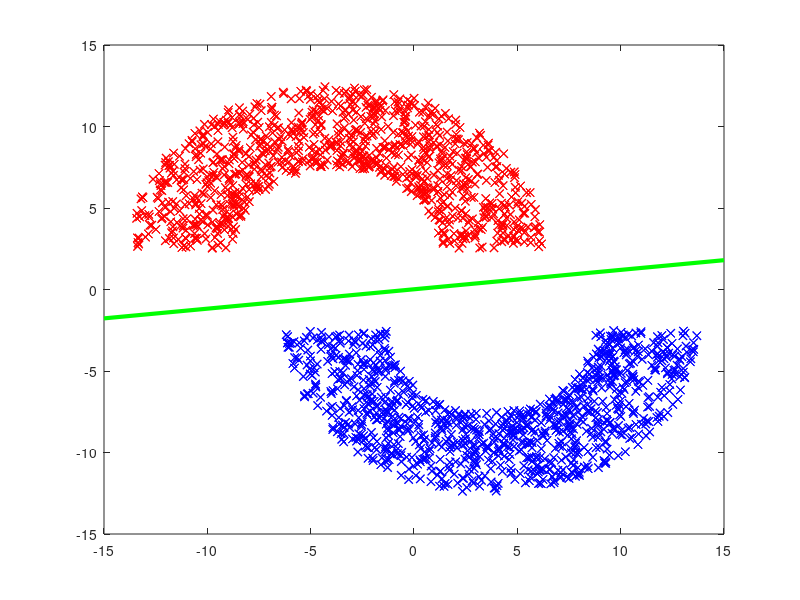

This figure's MATLAB source:
#!/usr/bin/env octave
## problem_3_1_b.m
## Mac Radigan

  FORCES__SCRIPT_FILE=1;
  ux=false;

  function do_plot(ux, rad, thk, c1, c2, x1, x2, w)

    if ux
      show = 'on';
      save = false;
    else
      show = 'off';
      save = true;
    end

    %% plot input dataset
    ax = figure(30112);
    set(ax, 'visible', show);
      plot(x1(c1), x2(c1), 'rx');
      hold on;
      plot(x1(c2), x2(c2), 'bx');
      hold on;

    %% plot input dataset
    ax = figure(30112);
    set(ax, 'visible', show);
      plot(x1(c1), x2(c1), 'rx');
      hold on;
      plot(x1(c2), x2(c2), 'bx');
      hold on;

    %% plot final hypothesis, g(x)
    ext = rad + thk;
    m = -w(2)/w(3);
    b = -w(1)/w(3);
    dx1 = linspace(-ext, ext, 2);
    dx2 = m * dx1 + b;
    ax = figure(30112);
    set(ax, 'visible', show);
      plot(dx1, dx2, 'Color', 'green', 'LineWidth', 3);
      hold off;

    drawnow();
  
    if save
      saveas(ax, 'figures/p3.1b.png');
    end
  
  end % function mytest

  N   = 2e3;  % number of training samples
  rad = 10;   % radius of semi-circle
  thk =  5;   % thickness of semi-circle
  sep =  5;   % separation between semi-circles

  %% uniformly distributed data
  z = (rad - thk * (1 - rand(1,N))) .* exp(-j*2*pi*rand(1,N));

  %% target function
  f = @(z) sign(angle(z));

  %% target set
  y = f(z);

  %% cartesian basis representation
  x1 = -f(z)*(rad/2-thk/4) + abs(z) .* cos(angle(z));
  x2 = f(z)*sep/2 + abs(z) .* sin(angle(z));

  %% categorical index
  c1 = y > 0;
  c2 = y < 0;

  %% Linear Regression
  X = [ones(size(y)); x1; x2];   % training data
  w = y * pinv(X);

  %% plot results
  do_plot(ux, rad, thk, c1, c2, x1, x2, w);

## *EOF*
